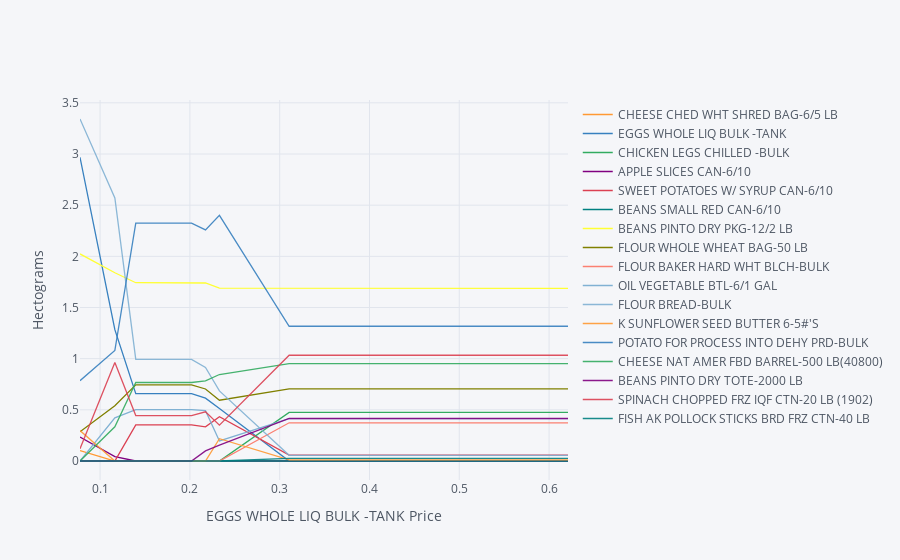

Source (notebook cell):
### Markdown cell above
Re-do our analysis of changing prices, but with a constraint that
  total weight of diet must be less that 12 hectograms (1.2 kg).

### Code cell
# import cufflinks as cf
# cf.go_offline()

ReferenceGood = 'EGGS WHOLE LIQ BULK -TANK'

scale = [0.5,0.75,0.9,1.,1.1,1.2,1.3,1.4,1.5,2,4]

cost0 = getPrices.solve_subsistence_problem(FoodNutrients,Prices,
                                  diet_min[group],diet_max[group],max_weight=12,tol=tol).fun

my_p = Prices.copy()

diet = {}
for s in scale:

    my_p[ReferenceGood] = Prices[ReferenceGood]*s
    result = getPrices.solve_subsistence_problem(FoodNutrients,my_p,
                                       diet_min[group],diet_max[group],max_weight=12,tol=tol)
    diet[my_p[ReferenceGood]] = result.diet

Diet_response = pd.DataFrame(diet).T
Diet_response.index.name = '%s Price' % ReferenceGood

Diet_response.reset_index(inplace=True)

# Get rid of units for index (cufflinks chokes)
Diet_response['%s Price' % ReferenceGood] = Diet_response['%s Price' % ReferenceGood].apply(lambda x: x.magnitude)

Diet_response = Diet_response.set_index('%s Price' % ReferenceGood)

# Just look at goods consumed in quantities greater than error tolerance
Diet_response.loc[:,(Diet_response>tol).sum()>0].iplot(xTitle='%s Price' % ReferenceGood,yTitle='Hectograms')

### Figure 1 — Plotly figure (JSON) as saved in the notebook; plotly's stock layout.template omitted (floating-point values rounded to 4 significant figures)
{"data": [{"line": {"color": "rgba(255, 153, 51, 1.0)", "dash": "solid", "shape": "linear", "width": 1.3}, "mode": "lines", "name": "CHEESE CHED WHT SHRED BAG-6/5 LB", "text": "", "type": "scatter", "x": [0.07764, 0.1165, 0.1397, 0.1553, 0.1708, 0.1863, 0.2019, 0.2174, 0.2329, 0.3105, 0.6211], "y": [0.1008, 1.204e-11, 1.958e-12, 1.04e-09, 2.633e-09, 5.206e-09, 2.407e-08, 4.236e-10, 6.32e-11, 3.527e-08, 3.058e-10]}, {"line": {"color": "rgba(55, 128, 191, 1.0)", "dash": "solid", "shape": "linear", "width": 1.3}, "mode": "lines", "name": "EGGS WHOLE LIQ BULK -TANK", "text": "", "type": "scatter", "x": [0.07764, 0.1165, 0.1397, 0.1553, 0.1708, 0.1863, 0.2019, 0.2174, 0.2329, 0.3105, 0.6211], "y": [2.968, 1.283, 0.6589, 0.6589, 0.6589, 0.6589, 0.6589, 0.6137, 0.5135, 5.524e-08, 5.355e-11]}, {"line": {"color": "rgba(50, 171, 96, 1.0)", "dash": "solid", "shape": "linear", "width": 1.3}, "mode": "lines", "name": "CHICKEN LEGS CHILLED -BULK", "text": "", "type": "scatter", "x": [0.07764, 0.1165, 0.1397, 0.1553, 0.1708, 0.1863, 0.2019, 0.2174, 0.2329, 0.3105, 0.6211], "y": [4.608e-11, 4.413e-12, 3.509e-12, 6.191e-10, 3.747e-09, 3.089e-09, 2.982e-08, 1.298e-09, 1.928e-10, 0.4752, 0.4752]}, {"line": {"color": "rgba(128, 0, 128, 1.0)", "dash": "solid", "shape": "linear", "width": 1.3}, "mode": "lines", "name": "APPLE SLICES CAN-6/10", "text": "", "type": "scatter", "x": [0.07764, 0.1165, 0.1397, 0.1553, 0.1708, 0.1863, 0.2019, 0.2174, 0.2329, 0.3105, 0.6211], "y": [0.2337, 0.04365, 1.478e-11, 1.531e-09, 4.57e-08, 1.465e-09, 1.263e-07, 2.216e-09, 1.002e-10, 8.206e-09, 2.935e-10]}, {"line": {"color": "rgba(219, 64, 82, 1.0)", "dash": "solid", "shape": "linear", "width": 1.3}, "mode": "lines", "name": "SWEET POTATOES W/ SYRUP CAN-6/10", "text": "", "type": "scatter", "x": [0.07764, 0.1165, 0.1397, 0.1553, 0.1708, 0.1863, 0.2019, 0.2174, 0.2329, 0.3105, 0.6211], "y": [6.203e-10, 4.79e-09, 0.3533, 0.3533, 0.3533, 0.3533, 0.3533, 0.3341, 0.433, 0.05769, 0.05768]}, {"line": {"color": "rgba(0, 128, 128, 1.0)", "dash": "solid", "shape": "linear", "width": 1.3}, "mode": "lines", "name": "BEANS SMALL RED CAN-6/10", "text": "", "type": "scatter", "x": [0.07764, 0.1165, 0.1397, 0.1553, 0.1708, 0.1863, 0.2019, 0.2174, 0.2329, 0.3105, 0.6211], "y": [1.413e-09, 1.005e-10, 1.039e-10, 3.645e-08, 5.538e-07, 1.426e-07, 1.154e-06, 5.915e-08, 8.481e-09, 1.284e-06, 1.443e-08]}, {"line": {"color": "rgba(255, 255, 51, 1.0)", "dash": "solid", "shape": "linear", "width": 1.3}, "mode": "lines", "name": "BEANS PINTO DRY PKG-12/2 LB", "text": "", "type": "scatter", "x": [0.07764, 0.1165, 0.1397, 0.1553, 0.1708, 0.1863, 0.2019, 0.2174, 0.2329, 0.3105, 0.6211], "y": [2.024, 1.84, 1.742, 1.742, 1.742, 1.742, 1.742, 1.74, 1.689, 1.688, 1.688]}, {"line": {"color": "rgba(128, 128, 0, 1.0)", "dash": "solid", "shape": "linear", "width": 1.3}, "mode": "lines", "name": "FLOUR WHOLE WHEAT BAG-50 LB", "text": "", "type": "scatter", "x": [0.07764, 0.1165, 0.1397, 0.1553, 0.1708, 0.1863, 0.2019, 0.2174, 0.2329, 0.3105, 0.6211], "y": [0.2855, 0.54, 0.7445, 0.7445, 0.7445, 0.7445, 0.7445, 0.7036, 0.5943, 0.7058, 0.7058]}, {"line": {"color": "rgba(251, 128, 114, 1.0)", "dash": "solid", "shape": "linear", "width": 1.3}, "mode": "lines", "name": "FLOUR BAKER HARD WHT BLCH-BULK", "text": "", "type": "scatter", "x": [0.07764, 0.1165, 0.1397, 0.1553, 0.1708, 0.1863, 0.2019, 0.2174, 0.2329, 0.3105, 0.6211], "y": [7.752e-11, 8.04e-12, 5.716e-12, 1.155e-09, 9.023e-09, 2.67e-09, 4.713e-08, 7.459e-10, 1.342e-09, 0.3733, 0.3733]}, {"line": {"color": "rgba(128, 177, 211, 1.0)", "dash": "solid", "shape": "linear", "width": 1.3}, "mode": "lines", "name": "OIL VEGETABLE BTL-6/1 GAL", "text": "", "type": "scatter", "x": [0.07764, 0.1165, 0.1397, 0.1553, 0.1708, 0.1863, 0.2019, 0.2174, 0.2329, 0.3105, 0.6211], "y": [1.025e-08, 0.4211, 0.5026, 0.5026, 0.5026, 0.5026, 0.5026, 0.4921, 0.1959, 0.4135, 0.4135]}, {"line": {"color": "rgba(128, 177, 211, 0.8999999999999999)", "dash": "solid", "shape": "linear", "width": 1.3}, "mode": "lines", "name": "FLOUR BREAD-BULK", "text": "", "type": "scatter", "x": [0.07764, 0.1165, 0.1397, 0.1553, 0.1708, 0.1863, 0.2019, 0.2174, 0.2329, 0.3105, 0.6211], "y": [3.342, 2.571, 0.9934, 0.9934, 0.9934, 0.9934, 0.9934, 0.9142, 0.685, 0.05561, 0.05561]}, {"line": {"color": "rgba(255, 153, 51, 0.8999999999999999)", "dash": "solid", "shape": "linear", "width": 1.3}, "mode": "lines", "name": "K SUNFLOWER SEED BUTTER 6-5#'S", "text": "", "type": "scatter", "x": [0.07764, 0.1165, 0.1397, 0.1553, 0.1708, 0.1863, 0.2019, 0.2174, 0.2329, 0.3105, 0.6211], "y": [0.297, 1.36e-10, 7.185e-12, 5.005e-09, 1.34e-08, 2.54e-07, 7.56e-07, 1.231e-07, 0.2174, 0.011, 0.011]}, {"line": {"color": "rgba(55, 128, 191, 0.8999999999999999)", "dash": "solid", "shape": "linear", "width": 1.3}, "mode": "lines", "name": "POTATO FOR PROCESS INTO DEHY PRD-BULK", "text": "", "type": "scatter", "x": [0.07764, 0.1165, 0.1397, 0.1553, 0.1708, 0.1863, 0.2019, 0.2174, 0.2329, 0.3105, 0.6211], "y": [0.7845, 1.08, 2.325, 2.325, 2.325, 2.325, 2.325, 2.258, 2.401, 1.317, 1.317]}, {"line": {"color": "rgba(50, 171, 96, 0.8999999999999999)", "dash": "solid", "shape": "linear", "width": 1.3}, "mode": "lines", "name": "CHEESE NAT AMER FBD BARREL-500 LB(40800)", "text": "", "type": "scatter", "x": [0.07764, 0.1165, 0.1397, 0.1553, 0.1708, 0.1863, 0.2019, 0.2174, 0.2329, 0.3105, 0.6211], "y": [1.571e-10, 0.334, 0.7673, 0.7673, 0.7673, 0.7673, 0.7673, 0.7838, 0.845, 0.9515, 0.9515]}, {"line": {"color": "rgba(128, 0, 128, 0.8999999999999999)", "dash": "solid", "shape": "linear", "width": 1.3}, "mode": "lines", "name": "BEANS PINTO DRY TOTE-2000 LB", "text": "", "type": "scatter", "x": [0.07764, 0.1165, 0.1397, 0.1553, 0.1708, 0.1863, 0.2019, 0.2174, 0.2329, 0.3105, 0.6211], "y": [9.693e-11, 1.025e-11, 1.295e-11, 2.04e-09, 6.175e-08, 3.183e-08, 1.28e-06, 0.09921, 0.1551, 0.4152, 0.4152]}, {"line": {"color": "rgba(219, 64, 82, 0.8999999999999999)", "dash": "solid", "shape": "linear", "width": 1.3}, "mode": "lines", "name": "SPINACH CHOPPED FRZ IQF CTN-20 LB (1902)", "text": "", "type": "scatter", "x": [0.07764, 0.1165, 0.1397, 0.1553, 0.1708, 0.1863, 0.2019, 0.2174, 0.2329, 0.3105, 0.6211], "y": [0.12, 0.9616, 0.4441, 0.4441, 0.4441, 0.4441, 0.4441, 0.4812, 0.3503, 1.034, 1.034]}, {"line": {"color": "rgba(0, 128, 128, 0.8999999999999999)", "dash": "solid", "shape": "linear", "width": 1.3}, "mode": "lines", "name": "FISH AK POLLOCK STICKS BRD FRZ CTN-40 LB", "text": "", "type": "scatter", "x": [0.07764, 0.1165, 0.1397, 0.1553, 0.1708, 0.1863, 0.2019, 0.2174, 0.2329, 0.3105, 0.6211], "y": [2.112e-11, 9.647e-13, 5.378e-13, 1.485e-10, 8.415e-10, 1.324e-09, 6.58e-09, 3.534e-10, 3.059e-11, 0.02567, 0.02567]}], "layout": {"legend": {"bgcolor": "#F5F6F9", "font": {"color": "#4D5663"}}, "paper_bgcolor": "#F5F6F9", "plot_bgcolor": "#F5F6F9", "title": {"font": {"color": "#4D5663"}}, "xaxis": {"gridcolor": "#E1E5ED", "showgrid": true, "tickfont": {"color": "#4D5663"}, "title": {"font": {"color": "#4D5663"}, "text": "EGGS WHOLE LIQ BULK -TANK Price"}, "zerolinecolor": "#E1E5ED"}, "yaxis": {"gridcolor": "#E1E5ED", "showgrid": true, "tickfont": {"color": "#4D5663"}, "title": {"font": {"color": "#4D5663"}, "text": "Hectograms"}, "zerolinecolor": "#E1E5ED"}}}
